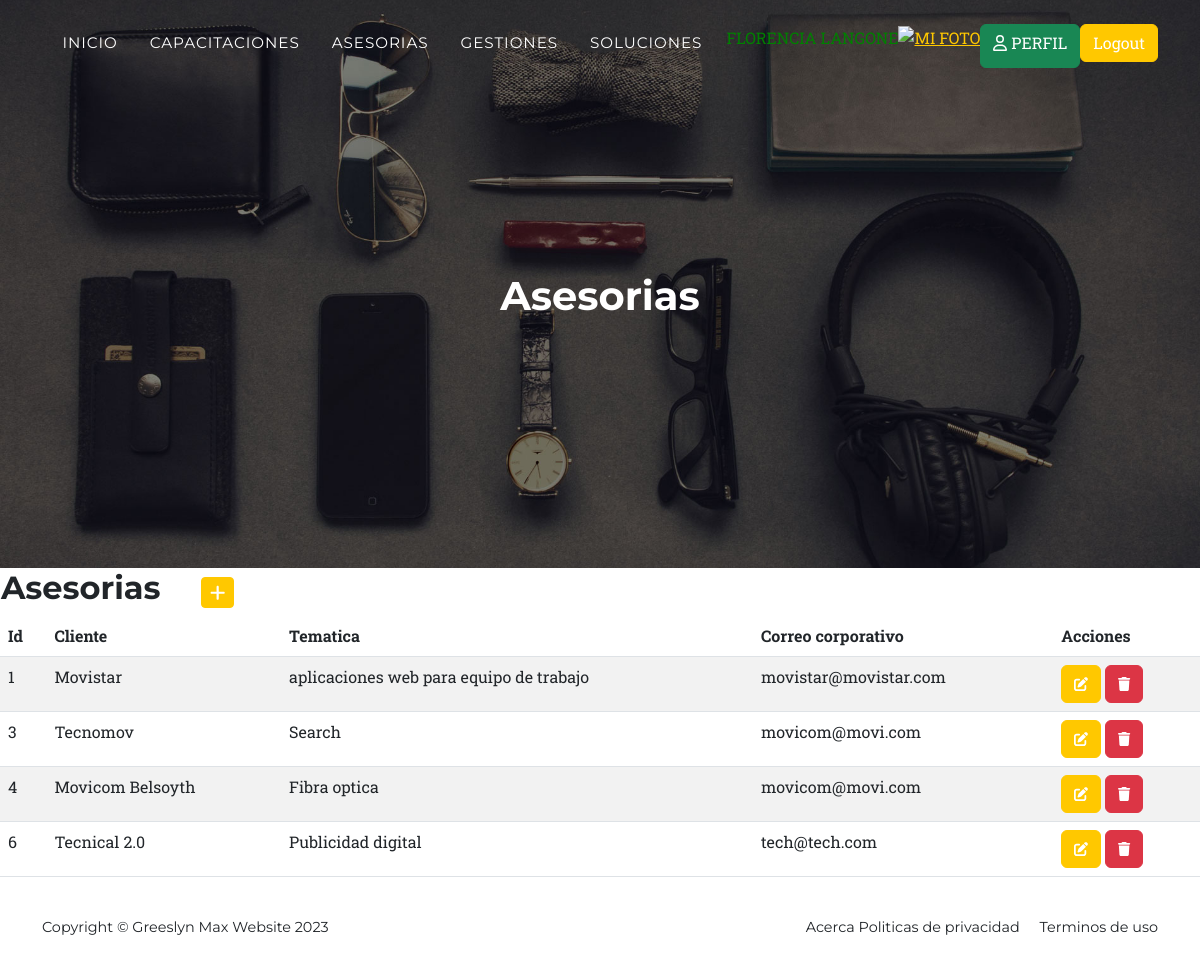
The app's page /asesorias/ (signed in) with its own data.
### entidades/models.py (models this page shows, shortened)
class Asesorias(models.Model):
    cliente = models.CharField(max_length=60)  # Nombre del cliente.
    tematica = models.CharField(max_length=60)  # Tema de la asesoría.
    correo_corporativo = models.EmailField()  # Correo electrónico corporativo del cliente.
    class Meta:
        verbose_name = "Asesoría"  # Nombre en singular para el panel de administración.
        verbose_name_plural = "Asesorías"  # Nombre en plural para el panel de administración.

### entidades/views.py (the view)
# urls.py: path('asesorias/', AsesoriaListView.as_view(), name="asesorias"),
class AsesoriaListView(LoginRequiredMixin, ListView):
    model = Asesorias
    template_name = 'entidades/asesorias_list.html'  # Asegúrate de tener esta plantilla

### entidades/templates/entidades/asesorias_list.html
{% extends 'entidades/index.html' %}
{% block titulo %}
<h1 class="mb-5"> Asesorias </h1>
{% endblock titulo %}
{% block contenido %}
<table>
   <tr>
      <td width="200"><h2>Asesorias</h2></td>
      <td>
         <a href="{% url 'asesoriasCreate' %}" class="btn btn-primary btn-sm">
            <i class="fa fa-plus fa-lg" title="Crear"></i>
         </a>
      </td>
   </tr>
</table>
<table class="table table-striped">
    <thead>
       <tr>
          <th>Id</th>
          <th>Cliente</th>
          <th>Tematica</th>
          <th>Correo corporativo</th>
          <th>Acciones</th>
       </tr>
    </thead>
    <tbody>
    {% for a in asesorias_list %}
       <tr>
             <td>{{ a.id }}</td>
             <td>{{ a.cliente }}</td>
             <td>{{ a.tematica }}</td>
             <td>{{ a.correo_corporativo }}</td>
             <td>
               <a href="{% url 'asesoriasUpdate' a.id %}" class="btn btn-primary">
                  <i class="fa fa-edit fa-sm" title="Editar Registro"></i>
               </a>
               <a href="{% url 'asesoriasDelete' a.id %}" class="btn btn-danger">
                  <i class="fa fa-trash fa-sm" title="Eliminar Registro"></i>
               </a>
            </td>
       </tr>
    {% endfor %}
    </tbody>
 </table>
{% endblock contenido %}

### entidades/templates/entidades/index.html (shortened to what this page needs)
<!DOCTYPE html>
<html lang="en">
<head>
    {% load static %}
    <link href="{% static 'css/styles.css' %}" rel="stylesheet" />
    <link rel="stylesheet" href="https://cdnjs.cloudflare.com/ajax/libs/font-awesome/6.0.0-beta3/css/all.min.css">
</head>
<body id="page-top">
    <nav class="navbar navbar-expand-lg navbar-dark fixed-top" id="mainNav">
        <div class="container">
            <div class="collapse navbar-collapse" id="navbarResponsive">
                <ul class="navbar-nav text-uppercase ms-auto py-4 py-lg-0">
                    <li class="nav-item"><a class="nav-link" href="{% url 'home' %}">Inicio</a></li>
                    {% if user.is_authenticated %}
                        <li class="nav-item"><a class="nav-link" href="{% url 'capacitaciones' %}">Capacitaciones</a></li>
                        <li class="nav-item"><a class="nav-link" href="{% url 'asesorias' %}">Asesorias</a></li>
                        <li class="nav-item"><a class="nav-link" href="{% url 'gestiones' %}">Gestiones</a></li>
                        <li class="nav-item"><a class="nav-link" href="{% url 'soluciones' %}">Soluciones</a></li>
                        <li><p style="color:green;">{{ user.first_name }} {{ user.last_name }}</p></li>
                        <div class="text-center">
                            <a href="{% url 'agregarAvatar' %}"><img src="{{ request.session.avatar }}" height="40px" width="40px" alt="mi foto"></a>
                        </div>
                        <a class="btn btn-success text-white" href="{% url 'perfil' %}"><i class="fa-regular fa-user"></i> Perfil </a>
                        <form method="post" action="{% url 'logout' %}">
                            <button type="submit" class="btn btn-primary">Logout</button>
                        </form>
                    {% else %}
                        <li><a class="btn btn-primary" href="{% url 'login' %}">Login</a></li>
                        <li><a class="btn btn-success" href="{% url 'registro' %}">Registrate</a></li>
                    {% endif %}
                </ul>
            </div>
        </div>
    </nav>
    <header class="masthead">
        <div class="container">
            {% block titulo %}{% endblock titulo %}
        </div>
    </header>
    {% block contenido %}{% endblock contenido %}
    <footer class="footer py-4">
        <div class="container">
            <div class="row align-items-center">
                <div class="col-lg-4 text-lg-start">Copyright &copy; Greeslyn Max Website 2023</div>
                <div class="col-lg-4 text-lg-end">
                    <a class="link-dark text-decoration-none" href="{% url 'acerca' %}">Acerca</a>
                    <a class="link-dark text-decoration-none me-3" href="#!">Politicas de privacidad</a>
                    <a class="link-dark text-decoration-none" href="#!">Terminos de uso</a>
                </div>
            </div>
        </div>
    </footer>
</body>
</html>

### records on screen
Asesorias: id "1", cliente "Movistar", tematica "aplicaciones web para equipo de trabajo", correo_corporativo "movistar@movistar.com"
Asesorias: id "3", cliente "Tecnomov", tematica "Search", correo_corporativo "movicom@movi.com"
Asesorias: id "4", cliente "Movicom Belsoyth", tematica "Fibra optica", correo_corporativo "movicom@movi.com"
Asesorias: id "6", cliente "Tecnical 2.0", tematica "Publicidad digital", correo_corporativo "tech@tech.com"

### other values on screen
{{ user.first_name }} "FLORENCIA"
{{ user.last_name }} "LANGONE"
